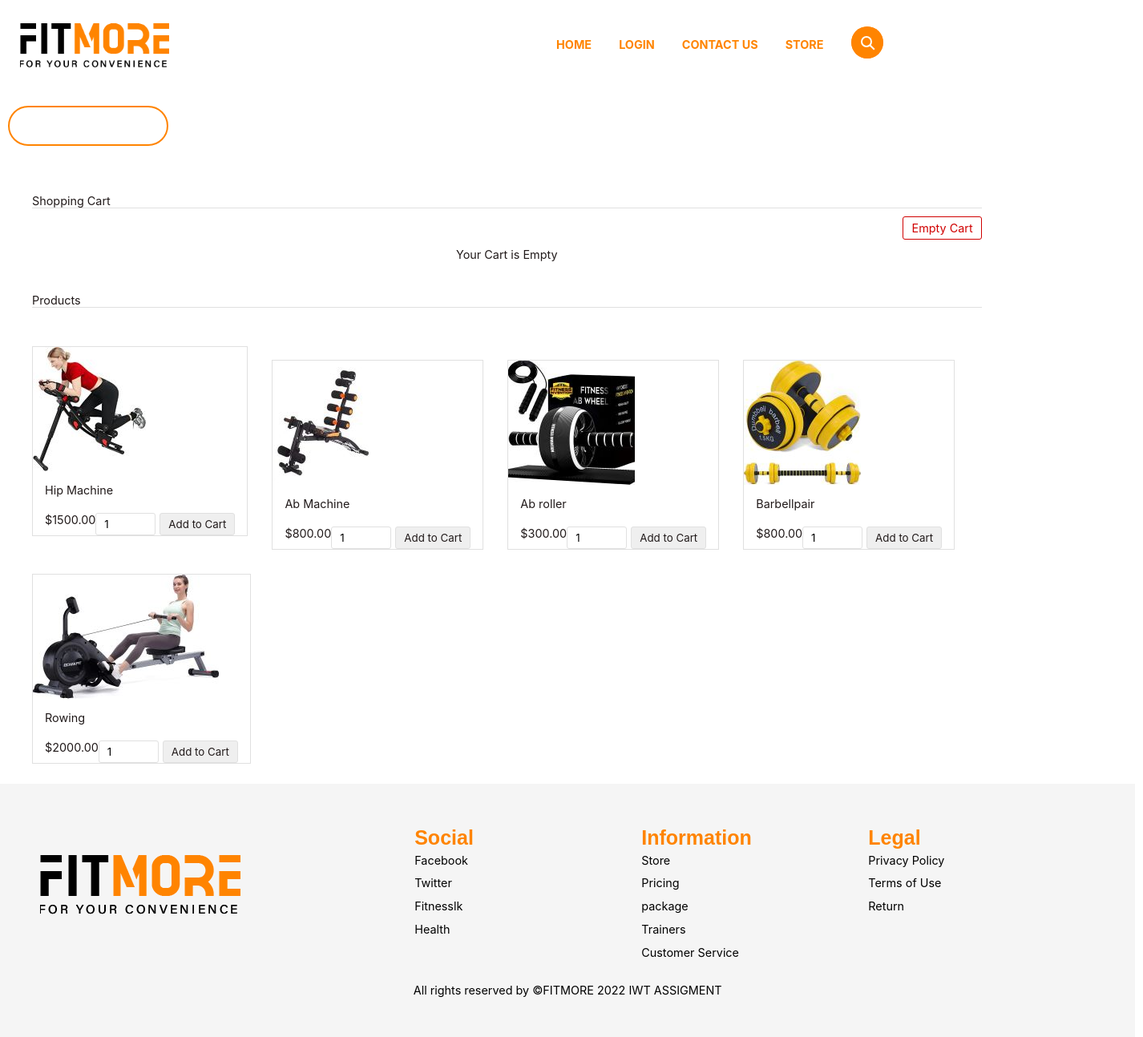
Screenshot of /store/fitnestore/index.php with the database file from the repository.
### tables this page shows
CREATE TABLE `tblproduct` (
  `id` int(8) NOT NULL,
  `name` varchar(255) NOT NULL,
  `code` varchar(255) NOT NULL,
  `image` text NOT NULL,
  `price` double(10,2) NOT NULL
);

### store/fitnestore/php/dbcontroller.php (called while the page is built, shortened)
<?php
class DBController {
	private $host = "localhost";
	private $user = "root";
	private $password = "";
	private $database = "tblproduct";
	private $conn;
	function __construct() {
		$this->conn = $this->connectDB();
	}
	function connectDB() {
		$conn = mysqli_connect($this->host,$this->user,$this->password,$this->database);
		return $conn;
	}
	function runQuery($query) {
		$result = mysqli_query($this->conn,$query);
		while($row=mysqli_fetch_assoc($result)) {
			$resultset[] = $row;
		}
		if(!empty($resultset))
			return $resultset;
	}
}
?>

### store/fitnestore/index.php (the view, shortened to what this page needs)
<?php
require_once("./php/dbcontroller.php");
$db_handle = new DBController();
?>
<HTML>
<HEAD>
<link rel="stylesheet" type="text/css" media="screen" href="./css/Store.css">
<link  rel="stylesheet" type="text/css" href="./css/style.css" />
</HEAD>
<BODY>
<div class="header">
        <nav>
            <img src="./logo and menu/Untitled-1.png" alt="logo" class="logo">
            <ul class="navbar">
                <li><a href="#">HOME</a></li>
                <li><a href="#">LOGIN</a></li>
                <li><a href="#">CONTACT US</a></li>
                <li><a href="#">STORE</a></li>
		<li>
                    <div class="search">
                        <div class="icon"></div>
                        <div class="input"></div>
                </li>
                <li>
                    <div class="cart">
                        <button type="button" class="cartin"><i class="fa-solid fa-cart-arrow-down fa-2x icon-cog whiteiconcolor"></i></button>
                    </div>
                </li>
                <li>
                    <div>
                        <button type="button" class="menuin" id="active"><div class="menudetails"><i class="fa-solid fa-bars fa-2x"></i></div></i></button>
                    </div>
                </li>
            </ul>
        </nav>
        </div>
		<div>
			<button class="main-btn" type="button"><span></span>Pay Now</button>
		</div>
<div id="shopping-cart">
<div class="txt-heading">Shopping Cart</div>
<a id="btnEmpty" href="index.php?action=empty">Empty Cart</a>
<?php
if(isset($_SESSION["cart_item"])){
    $total_quantity = 0;
    $total_price = 0;
?>
<table class="tbl-cart" cellpadding="10" cellspacing="1">
<tbody>
<tr>
<th style="text-align:left;">Name</th>
<th style="text-align:left;">Code</th>
<th style="text-align:right;" width="5%">Quantity</th>
<th style="text-align:right;" width="10%">Unit Price</th>
<th style="text-align:right;" width="10%">Price</th>
<th style="text-align:center;" width="5%">Remove</th>
</tr>
<?php
    foreach ($_SESSION["cart_item"] as $item){
        $item_price = $item["quantity"]*$item["price"];
		?>
				<tr>
				<td><img src="<?php echo $item["image"]; ?>" class="cart-item-image" /><?php echo $item["name"]; ?></td>
				<td><?php echo $item["code"]; ?></td>
				<td style="text-align:right;"><?php echo $item["quantity"]; ?></td>
				<td  style="text-align:right;"><?php echo "$ ".$item["price"]; ?></td>
				<td  style="text-align:right;"><?php echo "$ ". number_format($item_price,2); ?></td>
				<td style="text-align:center;"><a href="index.php?action=remove&code=<?php echo $item["code"]; ?>" class="btnRemoveAction"><img src="./product-images/icon-delete.png" alt="Remove Item" /></a></td>
				</tr>
				<?php
				$total_quantity += $item["quantity"];
				$total_price += ($item["price"]*$item["quantity"]);
		}
		?>
<tr>
<td colspan="2" align="right">Total:</td>
<td align="right"><?php echo $total_quantity; ?></td>
<td align="right" colspan="2"><strong><?php echo "$ ".number_format($total_price, 2); ?></strong></td>
<td></td>
</tr>
</tbody>
</table>
  <?php
} else {
?>
<div class="no-records">Your Cart is Empty</div>
<?php
}
?>
</div>
<div id="product-grid" class="row">
	<div class="txt-heading">Products</div>
	<?php
	$product_array = $db_handle->runQuery("SELECT * FROM tblproduct ORDER BY id ASC");
	if (!empty($product_array)) {
		foreach($product_array as $key=>$value){
	?>
		<div class="product-item col-lg-4">
			<form method="post" action="index.php?action=add&code=<?php echo $product_array[$key]["code"]; ?>">
			<div class="product-image"><img src="<?php echo $product_array[$key]["image"]; ?>"></div>
			<div class="product-tile-footer">
			<div class="product-title"><?php echo $product_array[$key]["name"]; ?></div>
			<div class="product-price"><?php echo "$".$product_array[$key]["price"]; ?></div>
			<div class="cart-action"><input type="text" class="product-quantity" name="quantity" value="1" size="2" /><input type="submit" value="Add to Cart" class="btnAddAction" /></div>
			</div>
			</form>
		</div>
	<?php
        if($key % 4 == 0){
            ?>
        <br/>
        <?php
        }
		}
	}
	?>
</div>
</body>
<br/>
	<footer class="footer">
        <div class="l-footer">
            <h1>
                <img src="./logo and menu/Untitled-1.png" alt=""></h1>
        </div>
        <ul class="r-footer">
            <li>
                <h2 class="social1">
                    Social</h2>
                <ul class="box">
                    <li><a href="#">Facebook</a></li>
                    <li><a href="#">Twitter</a></li>
                    <li><a href="#">Fitnesslk</a></li>
                    <li><a href="#">Health</a></li>
                </ul>
            </li>
            <li class="features">
                <h2 class="social1">Information</h2>
                <ul class="box">
                    <li><a href="#">Store</a></li>
                    <li><a href="#">Pricing</a></li>
                    <li><a href="#">package</a></li>
                    <li><a href="#">Trainers</a></li>
                    <li><a href="#">Customer Service</a></li>
                </ul>
            </li>
            <li>
                <h2 class="social1">
                    Legal</h2>
                <ul class="box">
                    <li><a href="#">Privacy Policy</a></li>
                    <li><a href="#">Terms of Use</a></li>
                    <li><a href="#">Return</a></li>
                </ul>
            </li>
        </ul>
        <div class="b-footer">
            <p> All rights reserved by ©FITMORE 2022 IWT ASSIGMENT </p>
        </div>
    </footer>
</HTML>

### store/fitnestore/css/Store.css (style rules this page uses)
* { margin: 0; padding: 0; font-family: -apple-system, BlinkMacSystemFont, 'Segoe UI', Roboto, Oxygen, Ubuntu, Cantarell, 'Open Sans', 'Helvetica Neue', sans-serif; box-sizing: border-box; font-style: normal; scroll-behavior: smooth; }
.header { width: 100%; padding: 0 0%; position: relative; background-color: #188061; }
nav { font-family: -apple-system, BlinkMacSystemFont, 'Segoe UI', Roboto, Oxygen, Ubuntu, Cantarell, 'Open Sans', 'Helvetica Neue', sans-serif; display: flex; flex-wrap: wrap; align-items: center; padding: 0% 0% 0% 2%; background-color: white; }
nav .logo { width: 15%; cursor: pointer; }
nav ul { flex: 1; text-align: right; }
nav ul li { display: inline-block; text-decoration: none; font-weight: bold; list-style: none; margin: 0 15px; transition: ease-in-out 0.3s; }
nav ul li a { text-decoration: none; color: #ff8400; transition: ease-in-out 0.3s; }
.search { position: relative; width: 40px; height: 40px; top: 12px; background: #ff8400; align-content: center; border-radius: 40px; justify-content: center; transition: 0.5s; box-shadow: 0 0 0 2px white; overflow: hidden; }
.search .icon { position: absolute; top: 0; left: 0; width: 40px; height: 40px; background: #ff8400; border-radius: 40px; display: flex; justify-content: center; align-items: center; z-index: 1000; cursor: pointer; }
.search .icon::before { content: ''; position: absolute; width: 10px; height: 10px; border: 2px solid white; border-radius: 10px; transform: translate(-1px, -1px) rotate(315deg) }
.search .icon::after { content: ''; position: absolute; width: 2px; height: 8px; background: white; transform: translate(6px, 6px) rotate(315deg) }
.search .input { position: relative; width: 120px; height: 10px; display: flex; justify-content: center; align-items: center; font-size: medium; }
.cartin { border: none; font-family: 'Courier New', Courier, monospace; background: #ffffff; position: relative; display: inline-block; width: 40px; height: 40px; bottom: -2px; right: 15px; border-radius: 40px; display: flex; justify-content: center; align-items: center; display: flex; transition: 0.5s; }
.menuin { border: none; background: #ffffff; position: relative; display: inline-block; width: 40px; height: 60px; bottom: -3px; right: 30px; display: flex; justify-content: center; align-items: center; display: flex; z-index: 1000; cursor: pointer; text-decoration: none; overflow: hidden; transition: 0.5s; }
.footer { display: inline-flex; width:112%; margin-top: 2%; flex-flow: row wrap; padding: 50px; color: black; background-color: whitesmoke; }
.footer>* { flex: 1 100%; }
.l-footer { margin-right: 1.25em; margin-bottom: 2em; }
.footer ul { list-style: none; padding-left: 0; }
.footer li { line-height: 2em; }
.footer a { text-decoration: none; }
.r-footer { display: flex; flex-flow: row wrap; align-items: stretch; justify-content: space-evenly; align-content: center; }
.r-footer>* { flex: 1 50%; margin-right: 1.25em; }
.box a { color: black; }
.b-footer { text-align: center; color: black; padding-top: 20px; }
@media screen and (min-width: 600px) { .r-footer>* { flex: 1; } }
@media screen and (min-width: 600px) { .features { flex-grow: 1; } }
@media screen and (min-width: 600px) { .l-footer { flex: 1 100px; } }
@media screen and (min-width: 600px) { .r-footer { flex: 1 500px; } }
.social1 { font-size: 25px; flex: content; font-family: 'Trebuchet MS', 'Lucida Sans Unicode', 'Lucida Grande', 'Lucida Sans', Arial, sans-serif; font-weight: 900; color: #ff8400; }
.main-btn { width: 200px; padding: 15px 0; text-align: center; margin: 20px 10px; border-radius: 25px; font-weight: bold; border: 2px solid #ff8400; background: transparent; color: #fff; cursor: pointer; position: relative; overflow: hidden; }

### rows the page displays
tblproduct: image (picture), name "Hip Machine", price "1500.00"
tblproduct: image (picture), name "Ab Machine", price "800.00"
tblproduct: image (picture), name "Ab roller", price "300.00"
tblproduct: image (picture), name "Barbellpair", price "800.00"
tblproduct: image (picture), name "Rowing", price "2000.00"
